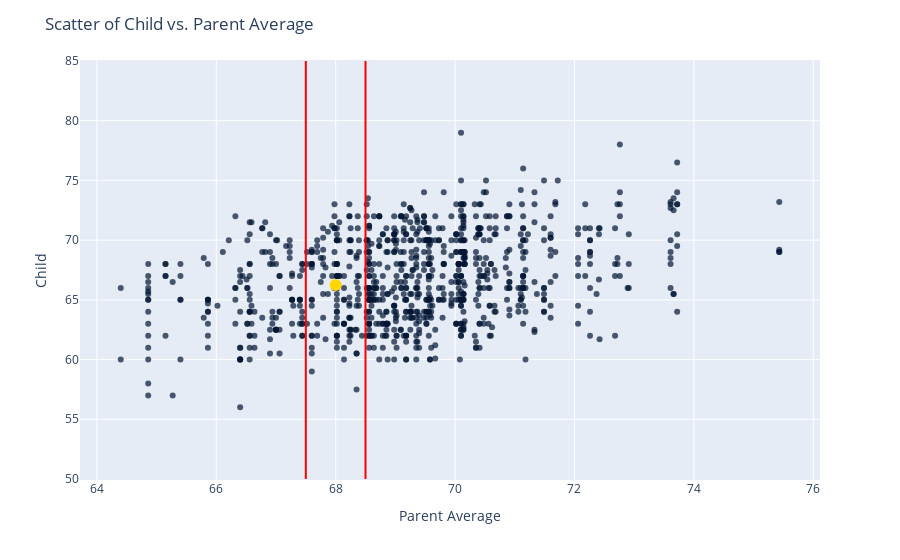

The code cell stored with this chart in its notebook:
### Code cell
# Add shape to fig
fig.add_shape(type='line', x0=67.5, y0=50, x1=67.5, y1=85, line_color='red')
fig.add_shape(type='line', x0=68.5, y0=50, x1=68.5, y1=85, line_color='red')

# Add marker to fig
fig.add_trace(
    go.Scatter(
        mode='markers',
        x=[68],
        y=[66.24],
        marker=dict(
            color='Gold',
            size=12,
        ),
        showlegend=False
    )
)

fig.show()

### Figure 1 — Plotly figure (JSON) as saved in the notebook; plotly's stock layout.template omitted (floating-point values rounded to 4 significant figures; data arrays with more than 128 entries replaced by an {"elided": "..."} marker saying what was removed)
{"data": [{"hovertemplate": "Parent Average=%{x}<br>Child=%{y}<extra></extra>", "legendgroup": "", "marker": {"color": "rgb(2, 21 ,51)", "opacity": 0.7, "symbol": "circle"}, "mode": "markers", "name": "", "orientation": "v", "showlegend": false, "type": "scatter", "x": {"elided": "934 float values"}, "xaxis": "x", "y": {"elided": "934 float values"}, "yaxis": "y"}, {"marker": {"color": "Gold", "size": 12}, "mode": "markers", "showlegend": false, "type": "scatter", "x": [68], "y": [66.24]}], "layout": {"legend": {"tracegroupgap": 0}, "margin": {"t": 60}, "shapes": [{"line": {"color": "red"}, "type": "line", "x0": 67.5, "x1": 67.5, "y0": 50, "y1": 85}, {"line": {"color": "red"}, "type": "line", "x0": 68.5, "x1": 68.5, "y0": 50, "y1": 85}], "title": {"text": "Scatter of Child vs. Parent Average"}, "xaxis": {"anchor": "y", "domain": [0, 1], "title": {"text": "Parent Average"}}, "yaxis": {"anchor": "x", "domain": [0, 1], "title": {"text": "Child"}}}}
